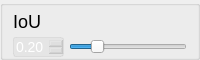
                   <widget class="QGroupBox" name="groupBox_4">
                    <property name="minimumSize">
                     <size>
                      <width>0</width>
                      <height>60</height>
                     </size>
                    </property>
                    <property name="maximumSize">
                     <size>
                      <width>16777215</width>
                      <height>60</height>
                     </size>
                    </property>
                    <property name="styleSheet">
                     <string notr="true">#groupBox_4{
border:none;
}</string>
                    </property>
                    <property name="title">
                     <string/>
                    </property>
                    <layout class="QVBoxLayout" name="verticalLayout_6">
                     <property name="spacing">
                      <number>0</number>
                     </property>
                     <property name="leftMargin">
                      <number>10</number>
                     </property>
                     <property name="topMargin">
                      <number>0</number>
                     </property>
                     <property name="rightMargin">
                      <number>10</number>
                     </property>
                     <property name="bottomMargin">
                      <number>0</number>
                     </property>
                     <item>
                      <widget class="QLabel" name="label_8">
                       <property name="styleSheet">
                        <string notr="true">font-size:18px;</string>
                       </property>
                       <property name="text">
                        <string>IoU</string>
                       </property>
                      </widget>
                     </item>
                     <item>
                      <layout class="QHBoxLayout" name="horizontalLayout_10">
                       <property name="spacing">
                        <number>5</number>
                       </property>
                       <property name="leftMargin">
                        <number>0</number>
                       </property>
                       <property name="rightMargin">
                        <number>0</number>
                       </property>
                       <item>
                        <widget class="QDoubleSpinBox" name="iouSpinBox">
                         <property name="styleSheet">
                          <string notr="true">QDoubleSpinBox{
background:rgba(200, 200, 200,50);
color:white;
font-size: 14px;
font-family: &quot;Microsoft YaHei UI&quot;;
border-style: solid;
border-width: 1px;
border-color: rgba(200, 200, 200,100);
border-radius: 3px;}

QDoubleSpinBox::down-button{
background:rgba(200, 200, 200,0);
border-image: url(:/images/icon/箭头_列表展开.png);}
QDoubleSpinBox::down-button::hover{
background:rgba(200, 200, 200,100);
border-image: url(:/images/icon/箭头_列表展开.png);}

QDoubleSpinBox::up-button{
background:rgba(200, 200, 200,0);
border-image: url(:/images/icon/箭头_列表收起.png);}
QDoubleSpinBox::up-button::hover{
background:rgba(200, 200, 200,100);
border-image: url(:/images/icon/箭头_列表收起.png);}
</string>
                         </property>
                         <property name="maximum">
                          <double>1.000000000000000</double>
                         </property>
                         <property name="singleStep">
                          <double>0.010000000000000</double>
                         </property>
                         <property name="value">
                          <double>0.200000000000000</double>
                         </property>
                        </widget>
                       </item>
                       <item>
                        <widget class="QSlider" name="iouSlider">
                         <property name="styleSheet">
                          <string notr="true"/>
                         </property>
                         <property name="maximum">
                          <number>100</number>
                         </property>
                         <property name="value">
                          <number>20</number>
                         </property>
                         <property name="orientation">
                          <enum>Qt::Horizontal</enum>
                         </property>
                        </widget>
                       </item>
                      </layout>
                     </item>
                    </layout>
                   </widget>
